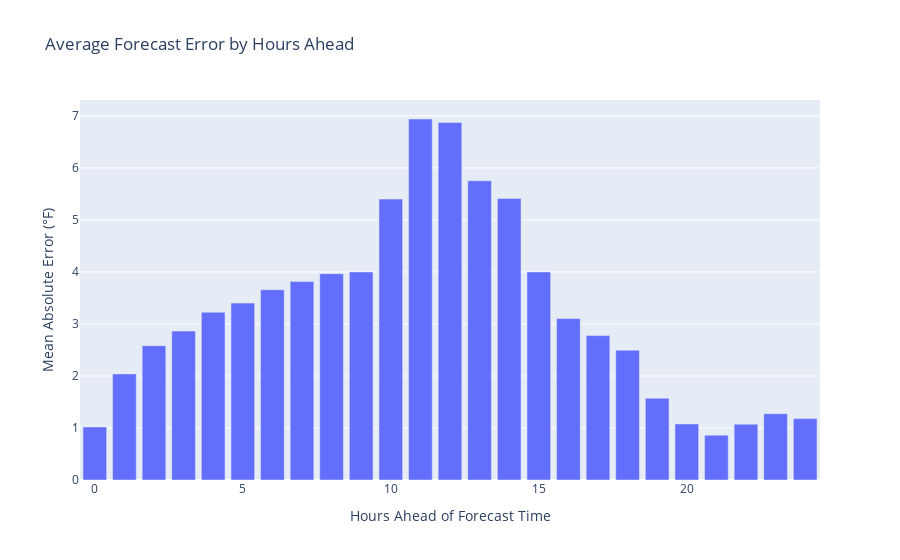
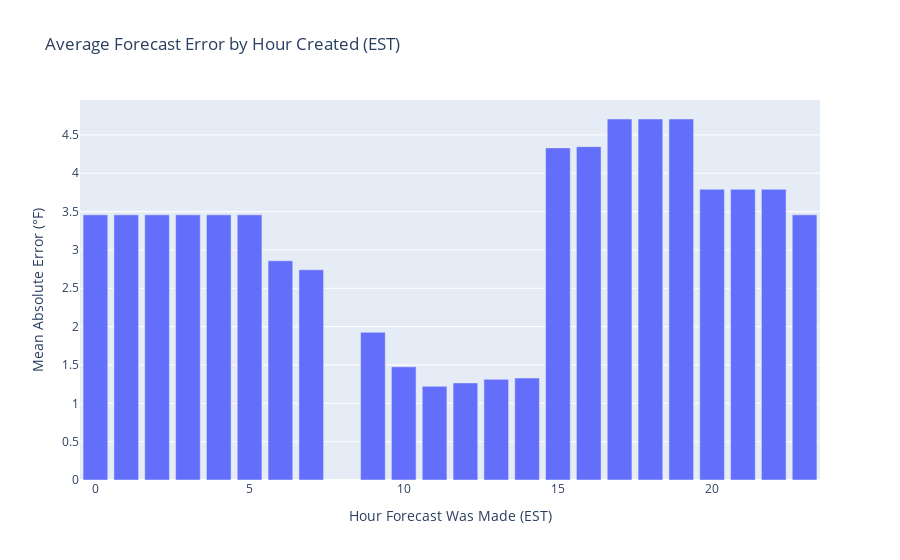
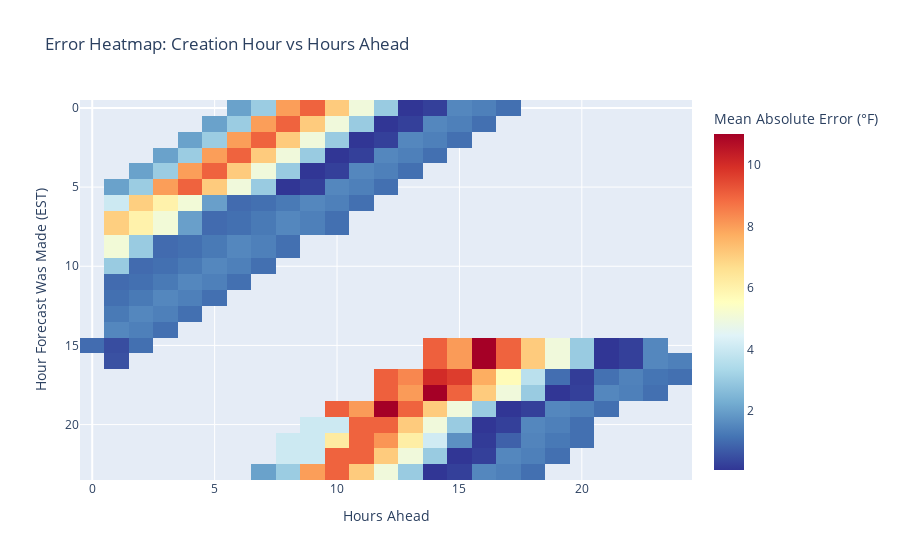

Notebook code cell kept with these figures, in order:
### Code cell
import plotly.express as px
import plotly.graph_objects as go
from plotly.subplots import make_subplots

def analyze_forecast_accuracy(df_forecasts, df_observations, grouped_forecasts):
    """Analyze and visualize forecast accuracy."""
    accuracy_data = []
    
    for forecast_time_hour, group in grouped_forecasts:
        hour_observations = df_observations[
            (df_observations['observed_time'] >= forecast_time_hour) &
            (df_observations['observed_time'] < forecast_time_hour + timedelta(hours=1))
        ]
        
        if not hour_observations.empty:
            actual_temp = hour_observations['temperature'].mean()
            
            for _, forecast in group.iterrows():
                hours_ahead = (forecast_time_hour - forecast['created_at']).total_seconds() / 3600
                error = forecast['temperature'] - actual_temp
                accuracy_data.append({
                    'forecast_time': forecast_time_hour,
                    'created_at': forecast['created_at'],
                    'created_hour': forecast['created_at'].hour,
                    'hours_ahead': round(hours_ahead),  # Round to nearest hour
                    'error': error,
                    'actual_temp': actual_temp,
                    'forecast_temp': forecast['temperature'],
                    'error_magnitude': abs(error)
                })
    
    df_accuracy = pd.DataFrame(accuracy_data)
    
    # 1. Average error by how many hours ahead the forecast was made
    hours_ahead_mae = df_accuracy.groupby('hours_ahead')['error_magnitude'].agg(['mean', 'count']).reset_index()
    fig1 = px.bar(hours_ahead_mae,
                  x='hours_ahead',
                  y='mean',
                  title='Average Forecast Error by Hours Ahead',
                  labels={'hours_ahead': 'Hours Ahead of Forecast Time',
                         'mean': 'Mean Absolute Error (°F)'},
                  hover_data=['count'])  # Show number of forecasts for each bar
    fig1.show()
    
    # 2. Average error by creation hour
    created_hour_mae = df_accuracy.groupby('created_hour')['error_magnitude'].mean().reset_index()
    fig2 = px.bar(created_hour_mae,
                  x='created_hour',
                  y='error_magnitude',
                  title='Average Forecast Error by Hour Created (EST)',
                  labels={'created_hour': 'Hour Forecast Was Made (EST)',
                         'error_magnitude': 'Mean Absolute Error (°F)'})
    fig2.show()
    
    # 3. Heatmap showing error by creation hour and hours ahead
    pivot_data = df_accuracy.pivot_table(
        values='error_magnitude',
        index='created_hour',
        columns='hours_ahead',
        aggfunc='mean'
    )
    
    fig3 = px.imshow(pivot_data,
                     title='Error Heatmap: Creation Hour vs Hours Ahead',
                     labels=dict(x='Hours Ahead', 
                               y='Hour Forecast Was Made (EST)', 
                               color='Mean Absolute Error (°F)'),
                     aspect='auto',
                     color_continuous_scale='RdYlBu_r')
    fig3.show()
    
    # 4. Summary statistics by forecast horizon
    print("\nSummary Statistics by Forecast Horizon:")
    horizons = [0, 6, 12, 24, 48, 72]  # Different forecast horizons to analyze
    for i in range(len(horizons)-1):
        mask = (df_accuracy['hours_ahead'] >= horizons[i]) & (df_accuracy['hours_ahead'] < horizons[i+1])
        mae = df_accuracy[mask]['error_magnitude'].mean()
        count = mask.sum()
        print(f"{horizons[i]}-{horizons[i+1]} hours ahead: {mae:.2f}°F (n={count})")
    
    return df_accuracy

# Run the analysis
df_accuracy = analyze_forecast_accuracy(df_forecasts, df_observations, grouped_forecasts)

### Figure 1 — Plotly figure (JSON) as saved in the notebook; plotly's stock layout.template omitted (floating-point values rounded to 4 significant figures)
{"data": [{"alignmentgroup": "True", "customdata": [[2], [14], [11], [11], [11], [11], [11], [11], [18], [26], [27], [26], [30], [31], [33], [32], [31], [30], [29], [28], [20], [11], [10], [10], [3]], "hovertemplate": "Hours Ahead of Forecast Time=%{x}<br>Mean Absolute Error (°F)=%{y}<br>count=%{customdata[0]}<extra></extra>", "legendgroup": "", "marker": {"color": "#636efa", "pattern": {"shape": ""}}, "name": "", "offsetgroup": "", "orientation": "v", "showlegend": false, "textposition": "auto", "type": "bar", "x": [0, 1, 2, 3, 4, 5, 6, 7, 8, 9, 10, 11, 12, 13, 14, 15, 16, 17, 18, 19, 20, 21, 22, 23, 24], "xaxis": "x", "y": [1.02, 2.039, 2.583, 2.863, 3.226, 3.401, 3.657, 3.815, 3.966, 4.0, 5.4, 6.94, 6.872, 5.753, 5.412, 4.0, 3.103, 2.776, 2.496, 1.571, 1.078, 0.8627, 1.074, 1.275, 1.18], "yaxis": "y"}], "layout": {"barmode": "relative", "legend": {"tracegroupgap": 0}, "title": {"text": "Average Forecast Error by Hours Ahead"}, "xaxis": {"anchor": "y", "domain": [0, 1], "title": {"text": "Hours Ahead of Forecast Time"}}, "yaxis": {"anchor": "x", "domain": [0, 1], "title": {"text": "Mean Absolute Error (°F)"}}}}

### Figure 2 — Plotly figure (JSON) as saved in the notebook; plotly's stock layout.template omitted (floating-point values rounded to 4 significant figures)
{"data": [{"alignmentgroup": "True", "hovertemplate": "Hour Forecast Was Made (EST)=%{x}<br>Mean Absolute Error (°F)=%{y}<extra></extra>", "legendgroup": "", "marker": {"color": "#636efa", "pattern": {"shape": ""}}, "name": "", "offsetgroup": "", "orientation": "v", "showlegend": false, "textposition": "auto", "type": "bar", "x": [0, 1, 2, 3, 4, 5, 6, 7, 9, 10, 11, 12, 13, 14, 15, 16, 17, 18, 19, 20, 21, 22, 23], "xaxis": "x", "y": [3.457, 3.457, 3.457, 3.457, 3.457, 3.457, 2.859, 2.741, 1.926, 1.476, 1.222, 1.266, 1.312, 1.33, 4.331, 4.347, 4.707, 4.707, 4.707, 3.791, 3.791, 3.791, 3.457], "yaxis": "y"}], "layout": {"barmode": "relative", "legend": {"tracegroupgap": 0}, "title": {"text": "Average Forecast Error by Hour Created (EST)"}, "xaxis": {"anchor": "y", "domain": [0, 1], "title": {"text": "Hour Forecast Was Made (EST)"}}, "yaxis": {"anchor": "x", "domain": [0, 1], "title": {"text": "Mean Absolute Error (°F)"}}}}

### Figure 3 — Plotly figure (JSON) as saved in the notebook; plotly's stock layout.template omitted (floating-point values rounded to 4 significant figures; data arrays with more than 128 entries replaced by an {"elided": "..."} marker saying what was removed)
{"data": [{"coloraxis": "coloraxis", "hovertemplate": "Hours Ahead: %{x}<br>Hour Forecast Was Made (EST): %{y}<br>Mean Absolute Error (°F): %{z}<extra></extra>", "name": "0", "type": "heatmap", "x": [0, 1, 2, 3, 4, 5, 6, 7, 8, 9, 10, 11, 12, 13, 14, 15, 16, 17, 18, 19, 20, 21, 22, 23, 24], "xaxis": "x", "y": [0, 1, 2, 3, 4, 5, 6, 7, 9, 10, 11, 12, 13, 14, 15, 16, 17, 18, 19, 20, 21, 22, 23], "yaxis": "y", "z": {"elided": "23x25 float values"}}], "layout": {"coloraxis": {"colorbar": {"title": {"text": "Mean Absolute Error (°F)"}}, "colorscale": [[0, "rgb(49,54,149)"], [0.1, "rgb(69,117,180)"], [0.2, "rgb(116,173,209)"], [0.3, "rgb(171,217,233)"], [0.4, "rgb(224,243,248)"], [0.5, "rgb(255,255,191)"], [0.6, "rgb(254,224,144)"], [0.7, "rgb(253,174,97)"], [0.8, "rgb(244,109,67)"], [0.9, "rgb(215,48,39)"], [1, "rgb(165,0,38)"]]}, "title": {"text": "Error Heatmap: Creation Hour vs Hours Ahead"}, "xaxis": {"anchor": "y", "domain": [0, 1], "title": {"text": "Hours Ahead"}}, "yaxis": {"anchor": "x", "autorange": "reversed", "domain": [0, 1], "title": {"text": "Hour Forecast Was Made (EST)"}}}}
